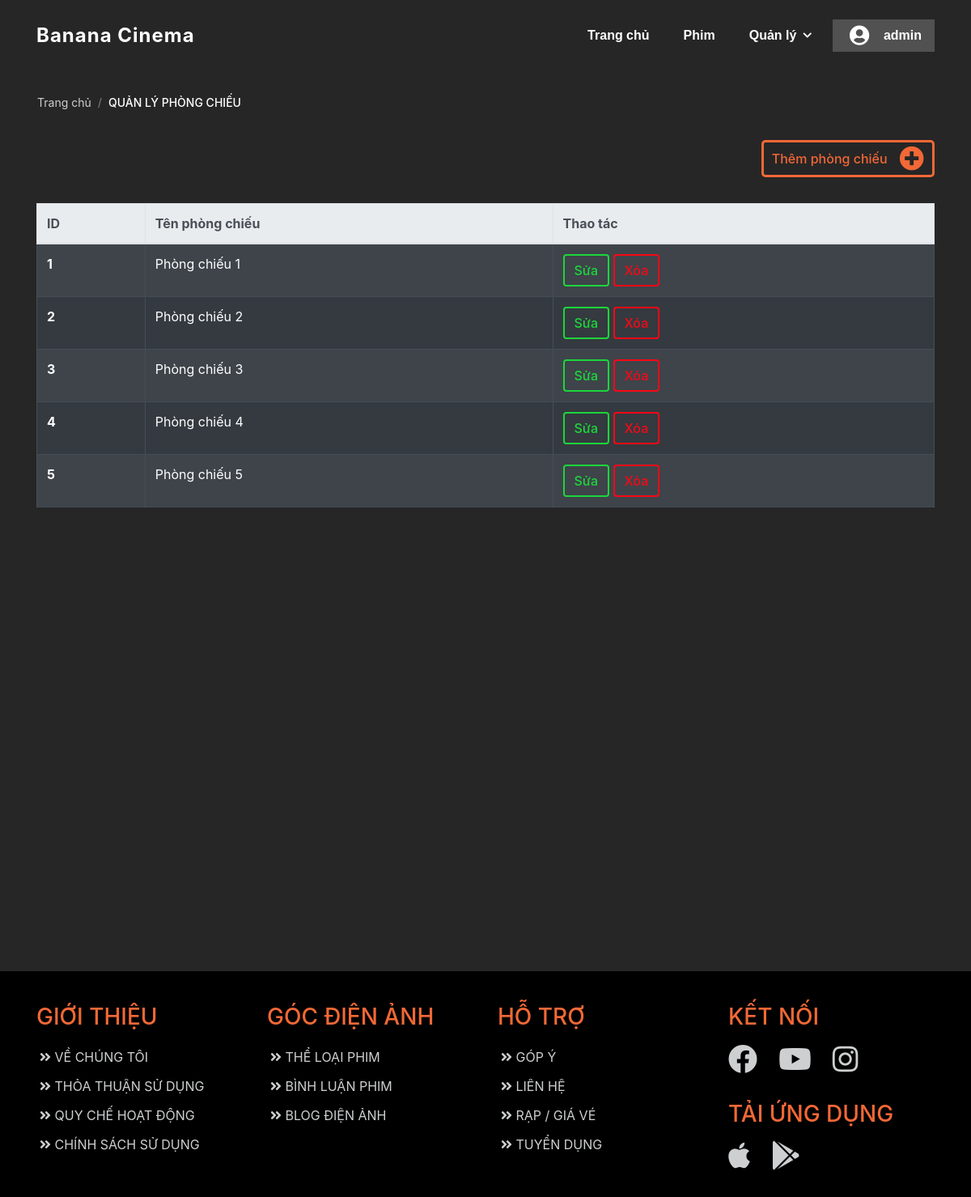
Screenshot of /view/PhongChieu/PhongChieuManagement.php (signed in) with the database file from the repository.
### tables this page shows
create table PHONG_CHIEU(
	phong_chieu_id int auto_increment,
	ten_phong varchar(255) UNIQUE,
	primary key (phong_chieu_id)
);

### www/api/PhongChieu/PhongChieuGet.api.php (called while the page is built, shortened)
<?php
    function _get_list_rooms() {
        $conn = connection();
        $stmt = $conn->prepare("SELECT * from `PHONG_CHIEU` order by phong_chieu_id asc");
        $stmt->execute();
        $rooms = $stmt->get_result();
        return $rooms;
    }
?>

### www/view/PhongChieu/PhongChieuManagement.php (the view, shortened to what this page needs)
<!DOCTYPE html>
<html lang="en">
<head>
    <link rel="stylesheet" href="https://cdnjs.cloudflare.com/ajax/libs/font-awesome/5.15.4/css/all.min.css">
    <link rel="stylesheet" href="https://cdn.jsdelivr.net/npm/bootstrap@4.5.3/dist/css/bootstrap.min.css">
</head>
<body>
    <?php
        require("../Common/Header.php");
        require("../../api/PhongChieu/PhongChieuGet.api.php");
    ?>
    <div id="lich-management-wrapper">
        <div class="container">
            <div class="row">
                <ol class="breadcrumb mb-4 list-unstyled">
                    <li class="breadcrumb-item">
                        <a href="/" class="text-decoration-none">Trang chủ</a>
                    </li>
                    <li id="phim-name" class="breadcrumb-item active text-uppercase text-white">Quản lý phòng chiếu</li>
                </ol>
            </div>
            <div class="add-lich-chieu__btn">
                <div class="btn_contain" href="#" data-toggle="modal" data-target="#addPhongChieuModal">
                    <label>Thêm phòng chiếu</label>
                    <i class="fas fa-plus-circle add_btn"></i>
                </div>
            </div>
            <div class="row">
                <div class="col-12 lich-table">
                    <table class="table table-striped table-bordered table-hover table-dark">
                        <thead class="thead-light">
                            <tr>
                                <th scope="col">ID</th>
                                <th scope="col">Tên phòng chiếu</th>
                                <th scope="col">Thao tác</th>
                            </tr>
                        </thead>
                        <tbody>
                        <?php
                        $result = _get_list_rooms();
                        if ($result->num_rows > 0) {
                            while ($row =  $result->fetch_assoc()) { ?>
                                <tr>
                                    <th scope="row"><?php echo $row['phong_chieu_id']; ?></th>
                                    <td class="ten-phong-chieu-td"><?php echo $row['ten_phong']; ?></td>
                                    <td class="lich-actions">
                                        <button class="btn btn-success update-phong-btn user-edit-btn" data-toggle="modal" data-target="#updatePhongChieuModal" value="<?php echo $row['phong_chieu_id'] ?>">Sửa</button>
                                        <button class="btn btn-danger delete-phong-btn user-delete-btn" data-toggle="modal" data-target="#delPhongChieuModal" onclick="_set_selected_room(<?php echo $row['phong_chieu_id'] ?>)" value="<?php echo $row['phong_chieu_id'] ?>">Xóa</button>
                                    </td>
                                </tr>
                            <?php
                            }
                        } else { ?>
                            <h1>Bảng chưa có dữ liệu</h1>
                        <?php
                        }
                        ?>
                        </tbody>
                    </table>
                </div>
            </div>
        </div>
    </div>
    <?php
        include("../Common/Footer.php");
    ?>
</body>
</html>

### www/style.css (style rules this page uses)
:root { --bg-color: rgba(0, 0, 0, 0.85); --grey-color: hsl(210, 4%, 81%); --sub-grey-color: hsl(210, 4%, 92%); --orange-color: hsl(16, 88%, 58%); --orange-dark-color: hsl(16, 88%, 50%); --text-grey-color: rgb(148, 148, 148); --red-color: #F90716; --blue-color: hsl(210, 100%, 48%); --green-color: rgb(40, 167, 69); --warning-color: rgb(238, 92, 34); --in-progress-color: rgb(28, 214, 59); }
a { text-decoration: none; color: #67b0d1; }
body { background-color: var(--bg-color); }
.btn_contain { display: flex; width: fit-content; border: 3px solid var(--orange-color); color: var(--orange-color); border-radius: 5px; padding: 5px 10px; margin-bottom: 20px; justify-content: center; align-items: center; transition: 0.3s all ease; font-weight: 500; cursor: pointer; }
.btn_contain > label { display: block; margin: auto 0; transition: 0.3s all ease; }
.add_btn { transition: 0.3s all ease; margin-left: 15px; padding: 0 !important; display: flex; justify-content: center; align-items: center; font-size: 1.9rem; }
.user-delete-btn { background-color: transparent; color: var(--red-color); border: 2px solid var(--red-color); font-weight: 500; }
.user-edit-btn { background-color: transparent; color: var(--in-progress-color); border: 2px solid var(--in-progress-color) ; font-weight: 500; }
body { overflow-x: hidden !important; }
.row { overflow: hidden; }
li.breadcrumb-item.active { font-weight: 500; }
#lich-management-wrapper .breadcrumb > li > a, #create-ve-wrapper .breadcrumb > li > a, .phim-details-info .info-row>label { color: var(--grey-color); }
#lich-management-wrapper .breadcrumb>li+li::after, #create-ve-wrapper .breadcrumb>li+li::after { padding: 0 5px; color: var(--grey-color); font-weight: 400; line-height: 1; }
#lich-management-wrapper li.breadcrumb-item.active { font-weight: 500; }
#lich-management-wrapper .table thead th { vertical-align: middle; }
.add-lich-chieu__btn { margin-bottom: 12px; display: flex; justify-content: end; }
.add_btn { transition: 0.3s all ease; margin-left: 15px; color: var(--orange-color); padding: 0 !important; display: flex; justify-content: center; align-items: center; font-size: 1.9rem; }
#lich-management-wrapper { padding-top: 50px; padding-bottom: 20px; color: #fff; min-height: 100vw; }
#lich-management-wrapper .breadcrumb { background-color: transparent !important; font-size: 14px; margin-top: 54px; }
#lich-management-wrapper .breadcrumb > li > a, .phim-details-info .info-row > label { color: var(--grey-color); }
#lich-management-wrapper .breadcrumb > li + li::after { padding: 0 5px; color: var(--grey-color); font-weight: 400; line-height: 1; }

### rows the page displays
phong_chieu: phong_chieu_id "1", ten_phong "Phòng chiếu 1"
phong_chieu: phong_chieu_id "2", ten_phong "Phòng chiếu 2"
phong_chieu: phong_chieu_id "3", ten_phong "Phòng chiếu 3"
phong_chieu: phong_chieu_id "4", ten_phong "Phòng chiếu 4"
phong_chieu: phong_chieu_id "5", ten_phong "Phòng chiếu 5"

### other values shown
$_SESSION["username"] "admin"
